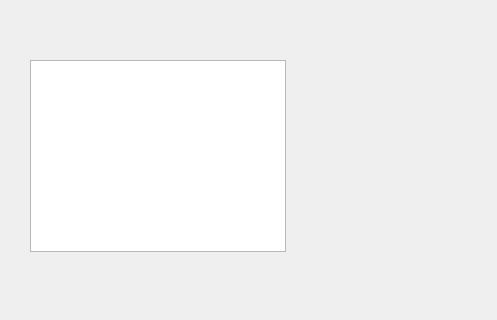
<?xml version="1.0" encoding="UTF-8"?>
<ui version="4.0">
 <class>DoctorStatisticDialog</class>
 <widget class="QDialog" name="DoctorStatisticDialog">
  <property name="geometry">
   <rect>
    <x>0</x>
    <y>0</y>
    <width>497</width>
    <height>320</height>
   </rect>
  </property>
  <property name="windowTitle">
   <string>统计数据</string>
  </property>
  <widget class="QTableView" name="dataTable">
   <property name="geometry">
    <rect>
     <x>30</x>
     <y>60</y>
     <width>256</width>
     <height>192</height>
    </rect>
   </property>
  </widget>
 </widget>
 <resources/>
 <connections/>
</ui>
